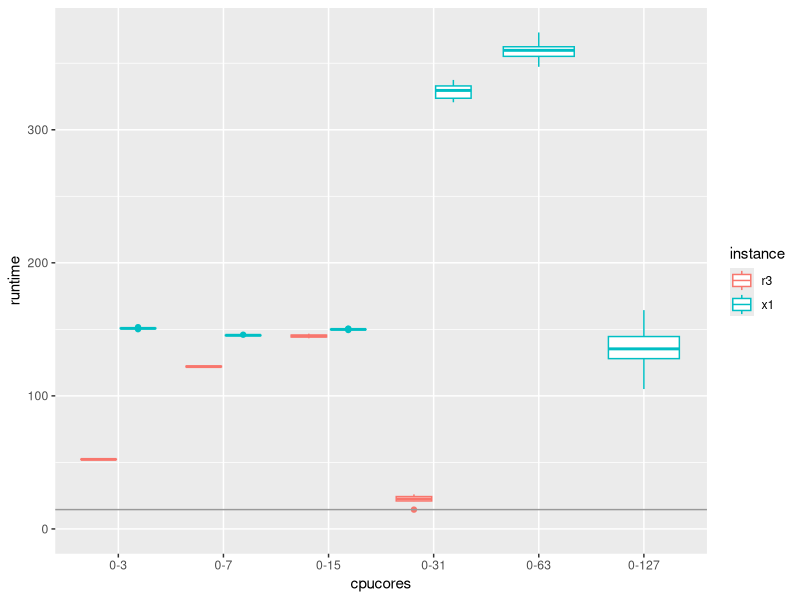

The R script that drew this image:
## ---- chunk 1

library(tidyverse)

d1 <- read_delim("res-r3-xgboost.csv", delim=":", 
        col_names = c("instance","tool","cpucores","runtime")) 
d2 <- read_delim("res-x1-xgboost.csv", delim=":", 
        col_names = c("instance","tool","cpucores","runtime")) 
d <- rbind(d1, d2)

cpucores_order <- unique(d$cpucores)

d %>% mutate(cpucores=factor(cpucores, levels=cpucores_order)) %>% 
  filter(cpucores %in% c("0-3","0-7","0-15","0-31","0-63","0-127")) %>% 
  mutate(ncores = as.numeric(gsub(".*-","",cpucores))+1) %>% 
  ggplot() + geom_boxplot(aes(x = cpucores, y = runtime, color = instance)) +
  ylim(c(0,NA)) + geom_hline(aes(yintercept = min(runtime)), color = "grey60")

